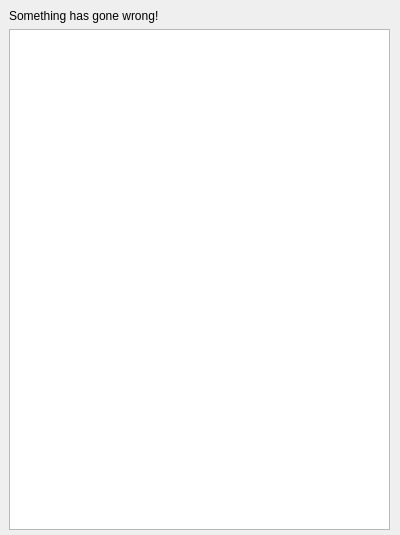
<?xml version="1.0" encoding="UTF-8"?>
<ui version="4.0">
 <class>dialog_error</class>
 <widget class="QDialog" name="dialog_error">
  <property name="geometry">
   <rect>
    <x>0</x>
    <y>0</y>
    <width>400</width>
    <height>535</height>
   </rect>
  </property>
  <property name="windowTitle">
   <string>Something has gone wrong!</string>
  </property>
  <property name="windowIcon">
   <iconset>
    <normaloff>../../assets/ytdl.png</normaloff>../../assets/ytdl.png</iconset>
  </property>
  <widget class="QWidget" name="verticalLayoutWidget">
   <property name="geometry">
    <rect>
     <x>9</x>
     <y>9</y>
     <width>381</width>
     <height>521</height>
    </rect>
   </property>
   <layout class="QVBoxLayout" name="verticalLayout">
    <item>
     <widget class="QLabel" name="label">
      <property name="text">
       <string>Something has gone wrong!</string>
      </property>
     </widget>
    </item>
    <item>
     <widget class="QTextBrowser" name="error_box"/>
    </item>
   </layout>
  </widget>
 </widget>
 <resources/>
 <connections/>
</ui>
